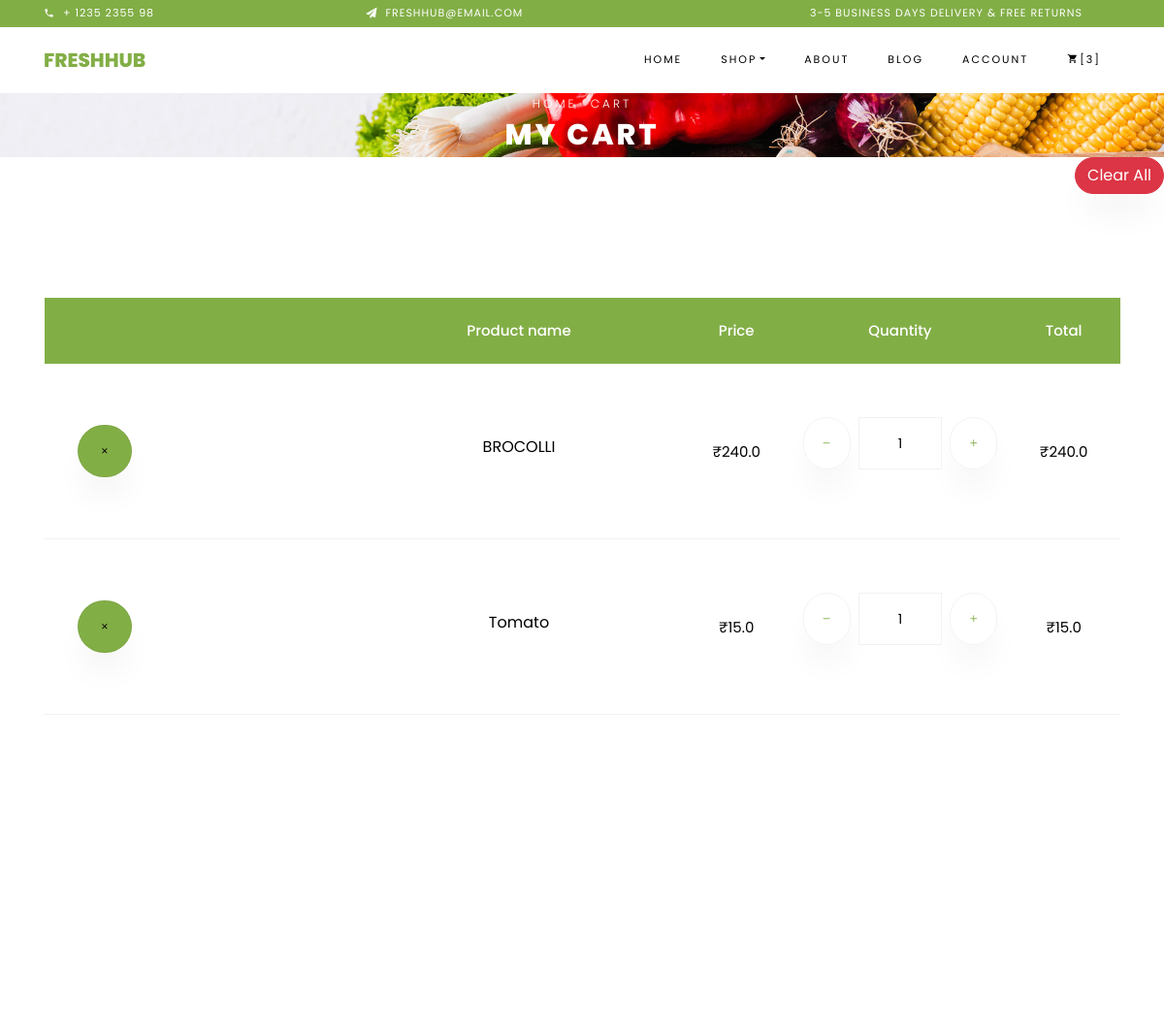
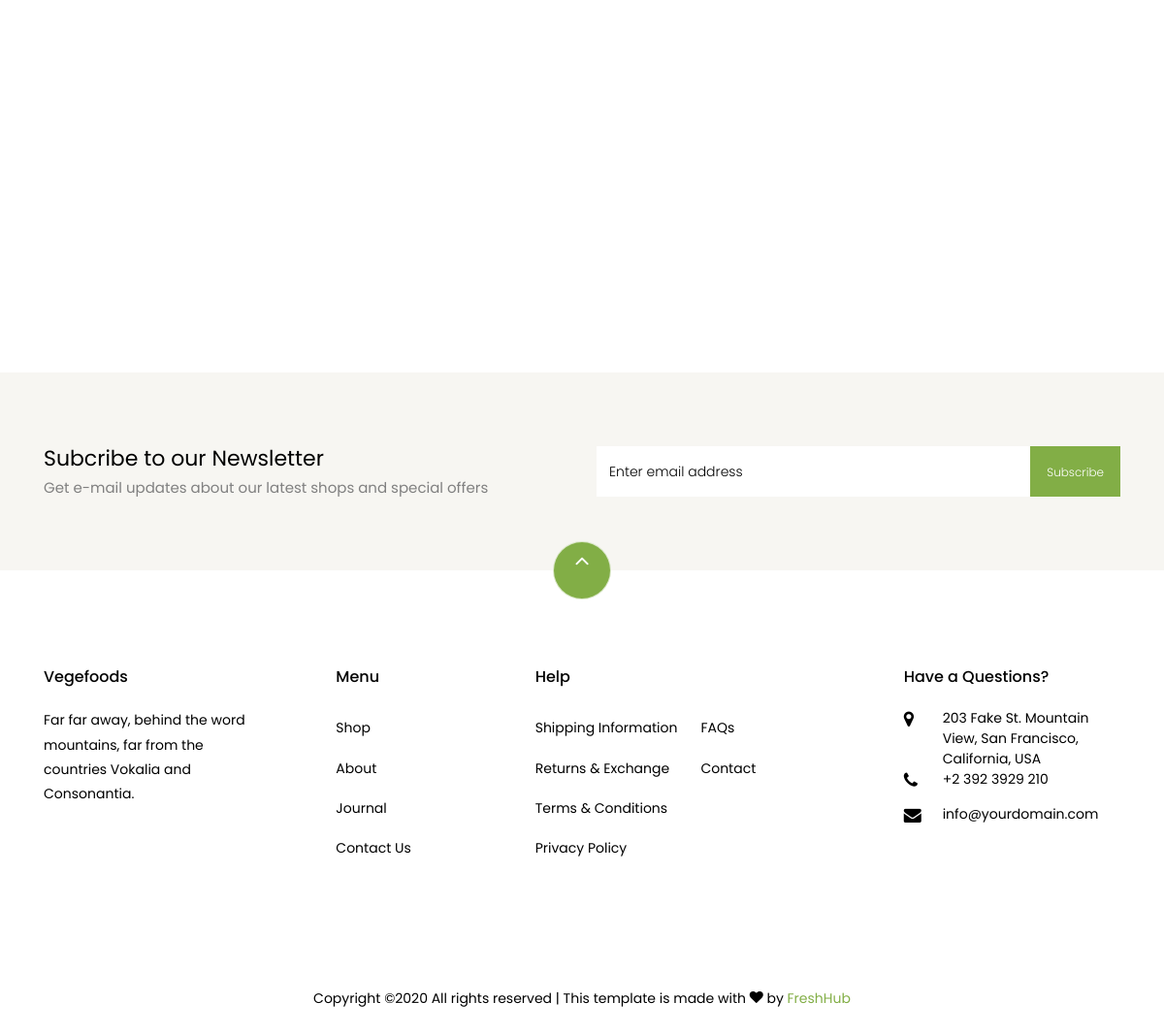
The page /cart on the database its author committed (2 pictures, top to bottom).
### onlinefoods/models.py (models this page shows)
class carts(models.Model):
    user = models.CharField(max_length=100)
    pname = models.CharField(max_length=100)
    pimage = models.ImageField(null=True)
    qty = models.IntegerField(default=1)
    price = models.FloatField()

class product(models.Model):
    pname = models.CharField(max_length=100)
    category = models.CharField(max_length=100)
    pimage = models.ImageField(null=True)
    price = models.FloatField()
    desc = models.TextField()
    rating = models.IntegerField(default=0)

### onlinefoods/views.py (the view)
# urls.py: path('cart', views.cart, name='cart'),
def cart(request):
    if request.session.get('user', False):
        user = request.session['user']
        try:
            del request.session['unuser']
        except KeyError:
            pass
    else:
        user = 0
    c = carts.objects.filter(user=user)
    p = product.objects.all()
    try:
        t = total.objects.get(user=user)
    except total.DoesNotExist:
        t = total(user=user,subtotal=0)
        t.save()
    return render(request,'cart.html',{'crt':c, 'pr':p, 'subtotal':t.subtotal, 'counts':t.counts})

### templates/cart.html (shortened to what this page needs)
<!DOCTYPE html>
{% extends 'base.html' %}
{% load static %}
	  {% block content %}
  </head>
  <body class="goto-here">
		<div class="py-1 bg-primary">
    	<div class="container">
    		<div class="row no-gutters d-flex align-items-start align-items-center px-md-0">
	    		<div class="col-lg-12 d-block">
		    		<div class="row d-flex">
		    			<div class="col-md pr-4 d-flex topper align-items-center">
					    	<div class="icon mr-2 d-flex justify-content-center align-items-center"><span class="icon-phone2"></span></div>
						    <span class="text">+ 1235 2355 98</span>
					    </div>
					    <div class="col-md pr-4 d-flex topper align-items-center">
					    	<div class="icon mr-2 d-flex justify-content-center align-items-center"><span class="icon-paper-plane"></span></div>
						    <span class="text">FreshHub@email.com</span>
					    </div>
					    <div class="col-md-5 pr-4 d-flex topper align-items-center text-lg-right">
						    <span class="text">3-5 Business days delivery &amp; Free Returns</span>
					    </div>
				    </div>
			    </div>
		    </div>
		  </div>
    </div>
    <nav class="navbar navbar-expand-lg navbar-dark ftco_navbar bg-dark ftco-navbar-light" id="ftco-navbar">
	    <div class="container">
	      <a class="navbar-brand" href=".">FreshHub</a>
	      <div class="collapse navbar-collapse" id="ftco-nav">
	        <ul class="navbar-nav ml-auto">
	          <li class="nav-item"><a href="." class="nav-link">Home</a></li>
	          <li class="nav-item dropdown">
              <a class="nav-link dropdown-toggle" href="#" id="dropdown04" data-toggle="dropdown" aria-haspopup="true" aria-expanded="false">Shop</a>
            </li>
	          <li class="nav-item "><a href="about" class="nav-link">About</a></li>
	          <li class="nav-item"><a href="#" class="nav-link">Blog</a></li>
	          <li class="nav-item active"><a href="account" class="nav-link">Account</a></li>
	          <li class="nav-item cta cta-colored"><a href="cart" class="nav-link"><span class="icon-shopping_cart"></span>[{{counts}}]</a></li>
	        </ul>
	      </div>
	    </div>
	  </nav>
    <div class="hero-wrap " style="background-image: url({% static 'images/bg_1.jpg' %});">
      <div class="container">
        <div class="row no-gutters slider-text align-items-center justify-content-center">
          <div class="col-md-9 ftco-animate text-center">
          	<p class="breadcrumbs"><span class="mr-2"><a href="index.html">Home</a></span> <span>Cart</span></p>
            <h1 class="mb-0 bread">My Cart</h1>
          </div>
        </div>
      </div>
    </div><p align="right"><a href="clear_cart" class="btn btn-danger ">Clear All</a></p>
    <section class="ftco-section ftco-cart">
			<div class="container">
				<div class="row">
    			<div class="col-md-12 ftco-animate">
    				<div class="cart-list">
	    				<table class="table">
						    <thead class="thead-primary">
						      <tr class="text-center">
						        <th>&nbsp;</th>
						        <th>&nbsp;</th>
						        <th>Product name</th>
						        <th>Price</th>
						        <th>Quantity</th>
						        <th>Total</th>
						      </tr>
						    </thead>
						    <tbody>
							{% if crt %}
							{% for i in crt %}
						      <tr class="text-center">
						        <td class="product-remove">
									<form action="del_cart" method="post">{% csrf_token %}
									<button class="btn btn-primary py-3 px-4" name="btn_del" value="{{i.id}}"><span class="ion-ios-close"></span></button>
						        	</form></td>
						        <td class="image-prod"><div class="img" style="background-image:url({{i.pimage.url}});"></div></td>
						        <td class="product-name">
						        	<h3>{{i.pname}}</h3>
						        </td>
								  {% for j in pr %}
						        {% if i.pname == j.pname %}
						        <td class="price">₹{{j.price}}</td>
								  <td class="quantity">
						        	<div class="input-group mb-3">
										<span class="input-group-btn mr-2">
	                						<button type="button" class="qty_rmv quantity-left-minus btn" data-catid="{{j.id}}"  data-type="minus" data-field="">
	                   							<i class="ion-ios-remove"></i>
											</button>
	            						</span>
	             						<input type="text" id="qty_val{{j.id}}" name="quantity" class="form-control input-number" value="{{i.qty}}" min="1" max="100">
	             						<span class="input-group-btn ml-2">
	                						<button type="button" class="qty_add quantity-right-plus btn" data-catid="{{j.id}}" data-type="plus" data-field="">
	                     						<i class="ion-ios-add"></i>
											</button>
	             						</span>
					          	    </div>
					              </td>
						        <td id="ttl{{j.id}}" class="total">₹{{i.price}}</td>
						      </tr>
							{% endif %}
								  {% endfor %}
							{% endfor %}
							{% endif %}
						    </tbody>
						  </table>
					  </div>
    			</div>
    		</div>
    		<div class="row justify-content-end">
    		</div>
			</div>
		</section>
		<section class="ftco-section ftco-no-pt ftco-no-pb py-5 bg-light">
      <div class="container py-4">
        <div class="row d-flex justify-content-center py-5">
          <div class="col-md-6">
          	<h2 style="font-size: 22px;" class="mb-0">Subcribe to our Newsletter</h2>
          	<span>Get e-mail updates about our latest shops and special offers</span>
          </div>
          <div class="col-md-6 d-flex align-items-center">
            <form action="#" class="subscribe-form">
              <div class="form-group d-flex">
                <input type="text" class="form-control" placeholder="Enter email address">
                <input type="submit" value="Subscribe" class="submit px-3">
              </div>
            </form>
          </div>
        </div>
      </div>
    </section>
    <footer class="ftco-footer ftco-section">
      <div class="container">
      	<div class="row">
      		<div class="mouse">
						<a href="#" class="mouse-icon">
							<div class="mouse-wheel"><span class="ion-ios-arrow-up"></span></div>
						</a>
					</div>
      	</div>
        <div class="row mb-5">
          <div class="col-md">
            <div class="ftco-footer-widget mb-4">
              <h2 class="ftco-heading-2">Vegefoods</h2>
              <p>Far far away, behind the word mountains, far from the countries Vokalia and Consonantia.</p>
              <ul class="ftco-footer-social list-unstyled float-md-left float-lft mt-5">
              </ul>
            </div>
          </div>
          <div class="col-md">
            <div class="ftco-footer-widget mb-4 ml-md-5">
              <h2 class="ftco-heading-2">Menu</h2>
              <ul class="list-unstyled">
                <li><a href="#" class="py-2 d-block">Shop</a></li>
                <li><a href="#" class="py-2 d-block">About</a></li>
                <li><a href="#" class="py-2 d-block">Journal</a></li>
                <li><a href="#" class="py-2 d-block">Contact Us</a></li>
              </ul>
            </div>
          </div>
          <div class="col-md-4">
             <div class="ftco-footer-widget mb-4">
              <h2 class="ftco-heading-2">Help</h2>
              <div class="d-flex">
	              <ul class="list-unstyled mr-l-5 pr-l-3 mr-4">
	                <li><a href="#" class="py-2 d-block">Shipping Information</a></li>
	                <li><a href="#" class="py-2 d-block">Returns &amp; Exchange</a></li>
	                <li><a href="#" class="py-2 d-block">Terms &amp; Conditions</a></li>
	                <li><a href="#" class="py-2 d-block">Privacy Policy</a></li>
	              </ul>
	              <ul class="list-unstyled">
	                <li><a href="#" class="py-2 d-block">FAQs</a></li>
	                <li><a href="#" class="py-2 d-block">Contact</a></li>
	              </ul>
	            </div>
            </div>
          </div>
          <div class="col-md">
            <div class="ftco-footer-widget mb-4">
            	<h2 class="ftco-heading-2">Have a Questions?</h2>
            	<div class="block-23 mb-3">
	              <ul>
	                <li><span class="icon icon-map-marker"></span><span class="text">203 Fake St. Mountain View, San Francisco, California, USA</span></li>
	                <li><a href="#"><span class="icon icon-phone"></span><span class="text">+2 392 3929 210</span></a></li>
	                <li><a href="#"><span class="icon icon-envelope"></span><span class="text">info@yourdomain.com</span></a></li>
	              </ul>
	            </div>
            </div>
          </div>
        </div>
        <div class="row">
          <div class="col-md-12 text-center">
            <p>
						  Copyright &copy;<script>document.write(new Date().getFullYear());</script> All rights reserved | This template is made with <i class="icon-heart color-danger" aria-hidden="true"></i> by <a href="#" target="_blank">FreshHub</a>
						</p>
          </div>
        </div>
      </div>
    </footer>
      {% endblock %}

### static/css/icomoon.css (style rules this page uses)
[class^="icon-"], [class*=" icon-"] { font-family: 'icomoon' !important; speak: none; font-style: normal; font-weight: normal; font-variant: normal; text-transform: none; line-height: 1; -webkit-font-smoothing: antialiased; -moz-osx-font-smoothing: grayscale; }
.icon-heart:before { content: "\f004"; }
.icon-map-marker:before { content: "\f041"; }
.icon-phone:before { content: "\f095"; }
.icon-envelope:before { content: "\f0e0"; }
.icon-paper-plane:before { content: "\f1d8"; }
.icon-phone2:before { content: "\e0cd"; }
.icon-shopping_cart:before { content: "\e8cc"; }

### rows shown on the page
carts: {{ i.id }} 64 (drawn), pname "BROCOLLI", quantity "1", price "240.0"
product: price "240.0"
carts: {{ i.id }} 65 (drawn), pname "Tomato", quantity "1", price "15.0"
product: price "15.0"

### other values the page prints
{{ counts }} "3"
